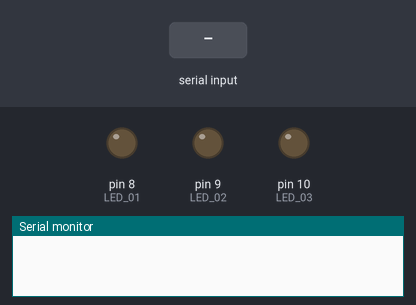
A sketch run on a simulated Arduino Uno, built with avr-gcc and run on an emulated ATmega328P. Parts: output pins drawn as LEDs (lit = HIGH), the last lines printed to the serial monitor. The test bench sets the inputs (shaded band).

Above: at 1.2 s.
1.3 s: "1\n" received over Serial
At 1.6 s:
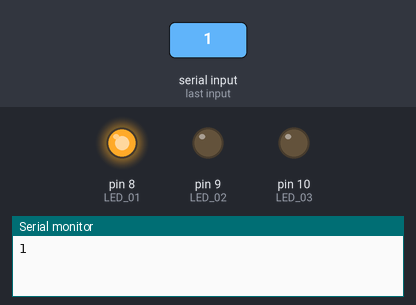
2.8 s: "2\n" received over Serial
At 4.0 s:
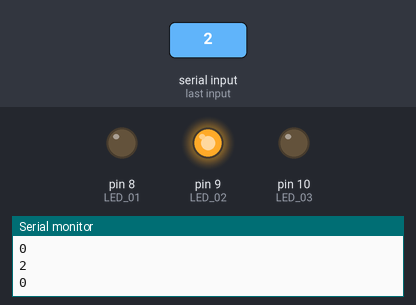
4.3 s: "3\n" received over Serial
At 5.1 s:
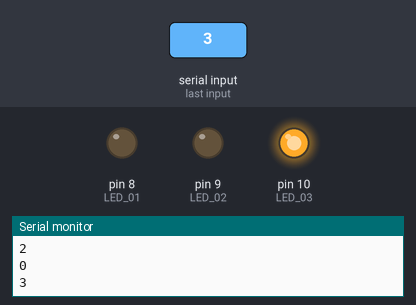
Timing chart, 0 to 7.3 s (numbered marks = the images above; inputs shaded):
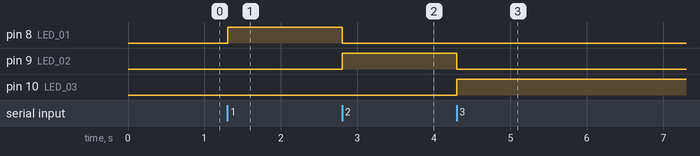

The sketch:

bluetooth_led_commands.ino
```cpp
#define LED_01 8                           //define pin 8 for LED1
#define LED_02 9                           //define pin 9 for LED2
#define LED_03 10                          //define pin 10 for LED3

int input_value = 0;

void setup(){
  Serial.begin(9600);                     //set the bund rate 9600
  pinMode(LED_01, OUTPUT);                //take pin 8 as OUTPUT
  pinMode(LED_02, OUTPUT);                //take pin 9 as OUTPUT
  pinMode(LED_03, OUTPUT);                //take pin 10 as OUTPUT
}

void loop(){
  if(Serial.available()){                //true when sending data is available
    input_value = Serial.parseInt();     //Serial.parseInt()function take serial data as integer
    Serial.print(input_value);           //print seding data
    Serial.print("\n");

    if(input_value==1){
      digitalWrite(LED_01,HIGH);         //turn ON LED1
      digitalWrite(LED_02,LOW);
      digitalWrite(LED_03,LOW);
    }
    else if(input_value==2){
      digitalWrite(LED_01,LOW);         //turn ON LED2
      digitalWrite(LED_02,HIGH);
      digitalWrite(LED_03,LOW);
    }
    else if(input_value==3){
      digitalWrite(LED_01,LOW);         //turn ON LED 3
      digitalWrite(LED_02,LOW);
      digitalWrite(LED_03,HIGH);
    }
  }
}
```

Measured:
- after the input at 1.3 s, pin 8 (LED_01): LOW → HIGH at once
- after the input at 2.8 s, pin 8 (LED_01): HIGH → LOW at once; pin 9 (LED_02): LOW → HIGH at once
- after the input at 4.3 s, pin 9 (LED_02): HIGH → LOW at once; pin 10 (LED_03): LOW → HIGH at once
